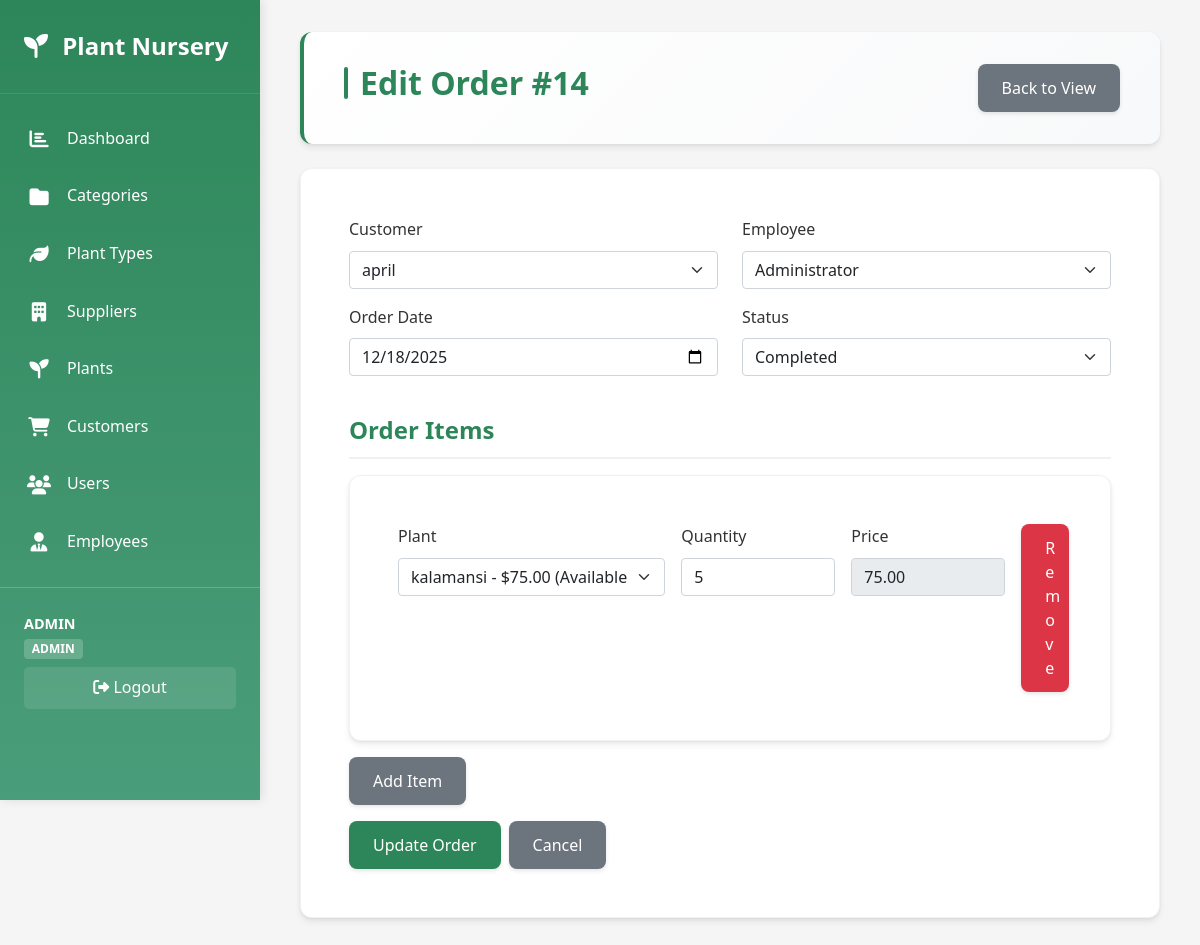
The page /order/edit.php?id=14 (signed in) on the database its author committed.
### tables this page shows
CREATE TABLE `order`  (
  `OrderID` int NOT NULL AUTO_INCREMENT,
  `CustomerID` int NULL DEFAULT NULL,
  `EmployeeID` int NULL DEFAULT NULL,
  `OrderDate` date NOT NULL,
  `TotalAmount` decimal(10, 2) NOT NULL DEFAULT 0.00,
  `Status` varchar(50) NULL DEFAULT 'Pending',
  `IsSuccessful` tinyint(1) NULL DEFAULT 0,
  PRIMARY KEY (`OrderID`) USING BTREE,
  INDEX `idx_customer`(`CustomerID` ASC) USING BTREE,
  INDEX `idx_employee`(`EmployeeID` ASC) USING BTREE,
  INDEX `idx_order_date`(`OrderDate` ASC) USING BTREE,
  INDEX `idx_status`(`Status` ASC) USING BTREE,
  CONSTRAINT `order_ibfk_1` FOREIGN KEY (`CustomerID`) REFERENCES `customer` (`CustomerID`) ON DELETE SET NULL ON UPDATE CASCADE,
  CONSTRAINT `order_ibfk_2` FOREIGN KEY (`EmployeeID`) REFERENCES `employee` (`EmployeeID`) ON DELETE SET NULL ON UPDATE CASCADE
);

CREATE TABLE `customer`  (
  `CustomerID` int NOT NULL AUTO_INCREMENT,
  `Name` varchar(100) NOT NULL,
  `Email` varchar(100) NULL DEFAULT NULL,
  `Phone` varchar(20) NULL DEFAULT NULL,
  `Address` varchar(255) NULL DEFAULT NULL,
  PRIMARY KEY (`CustomerID`) USING BTREE,
  INDEX `idx_name`(`Name` ASC) USING BTREE,
  INDEX `idx_email`(`Email` ASC) USING BTREE
);

CREATE TABLE `employee`  (
  `EmployeeID` int NOT NULL AUTO_INCREMENT,
  `Name` varchar(100) NOT NULL,
  `Role` varchar(50) NULL DEFAULT NULL,
  `Email` varchar(100) NULL DEFAULT NULL,
  `Phone` varchar(20) NULL DEFAULT NULL,
  PRIMARY KEY (`EmployeeID`) USING BTREE,
  INDEX `idx_name`(`Name` ASC) USING BTREE,
  INDEX `idx_email`(`Email` ASC) USING BTREE
);

CREATE TABLE `orderitem`  (
  `OrderItemID` int NOT NULL AUTO_INCREMENT,
  `OrderID` int NULL DEFAULT NULL,
  `PlantID` int NULL DEFAULT NULL,
  `Quantity` int NOT NULL DEFAULT 1,
  `Price` decimal(10, 2) NOT NULL,
  PRIMARY KEY (`OrderItemID`) USING BTREE,
  INDEX `idx_order`(`OrderID` ASC) USING BTREE,
  INDEX `idx_plant`(`PlantID` ASC) USING BTREE,
  CONSTRAINT `orderitem_ibfk_1` FOREIGN KEY (`OrderID`) REFERENCES `order` (`OrderID`) ON DELETE CASCADE ON UPDATE CASCADE,
  CONSTRAINT `orderitem_ibfk_2` FOREIGN KEY (`PlantID`) REFERENCES `plant` (`PlantID`) ON DELETE CASCADE ON UPDATE CASCADE
);

CREATE TABLE `plant`  (
  `PlantID` int NOT NULL AUTO_INCREMENT,
  `Name` varchar(100) NOT NULL,
  `ScientificName` varchar(120) NULL DEFAULT NULL,
  `PlantCategoryID` int NULL DEFAULT NULL,
  `PlantTypeID` int NULL DEFAULT NULL,
  `SupplierID` int NULL DEFAULT NULL,
  `QuantityAvailable` int NULL DEFAULT 0,
  `Price` decimal(10, 2) NOT NULL,
  `PlantImg` blob NULL,
  PRIMARY KEY (`PlantID`) USING BTREE,
  INDEX `idx_name`(`Name` ASC) USING BTREE,
  INDEX `idx_category`(`PlantCategoryID` ASC) USING BTREE,
  INDEX `idx_supplier`(`SupplierID` ASC) USING BTREE,
  INDEX `idx_planttype`(`PlantTypeID` ASC) USING BTREE,
  CONSTRAINT `plant_ibfk_1` FOREIGN KEY (`PlantCategoryID`) REFERENCES `plantcategory` (`PlantCategoryID`) ON DELETE SET NULL ON UPDATE CASCADE,
  CONSTRAINT `plant_ibfk_2` FOREIGN KEY (`SupplierID`) REFERENCES `supplier` (`SupplierID`) ON DELETE SET NULL ON UPDATE CASCADE,
  CONSTRAINT `plant_ibfk_3` FOREIGN KEY (`PlantTypeID`) REFERENCES `planttype` (`PlantTypeID`) ON DELETE SET NULL ON UPDATE CASCADE
);

### order/edit.php (the view, shortened to what this page needs)
<?php
require_once '../config/database.php';
$id = $_GET['id'];
$result1 = mysqli_query($conn, "SELECT * FROM customer ORDER BY Name");
$customers = mysqli_fetch_all($result1, MYSQLI_ASSOC);
$result2 = mysqli_query($conn, "SELECT * FROM employee ORDER BY Name");
$employees = mysqli_fetch_all($result2, MYSQLI_ASSOC);
$result3 = mysqli_query($conn, "SELECT * FROM plant ORDER BY Name");
$plants = mysqli_fetch_all($result3, MYSQLI_ASSOC);
$result = mysqli_query($conn, "SELECT * FROM `order` WHERE OrderID = $id");
$order = mysqli_fetch_assoc($result);
$result4 = mysqli_query($conn, "
    SELECT oi.*, p.Name as PlantName
    FROM orderitem oi
    LEFT JOIN plant p ON oi.PlantID = p.PlantID
    WHERE oi.OrderID = $id
");
$orderItems = mysqli_fetch_all($result4, MYSQLI_ASSOC);
include '../includes/header.php';
?>
<div class="page-header mb-4">
    <h2>Edit Order #<?php echo $id; ?></h2>
    <a href="view.php?id=<?php echo $id; ?>" class="btn btn-secondary">Back to View</a>
</div>
<div class="card">
    <div class="card-body">
        <form method="POST" id="orderForm">
            <div class="row">
                <div class="col-md-6 mb-3">
                    <label for="CustomerID" class="form-label">Customer</label>
                    <select class="form-select" id="CustomerID" name="CustomerID">
                        <?php foreach ($customers as $customer): ?>
                            <option value="<?php echo $customer['CustomerID']; ?>" <?php echo $customer['CustomerID'] == $order['CustomerID'] ? 'selected' : ''; ?>>
                                <?php echo htmlspecialchars($customer['Name']); ?>
                            </option>
                        <?php endforeach; ?>
                    </select>
                </div>
                <div class="col-md-6 mb-3">
                    <label for="EmployeeID" class="form-label">Employee</label>
                    <select class="form-select" id="EmployeeID" name="EmployeeID">
                        <?php foreach ($employees as $employee): ?>
                            <option value="<?php echo $employee['EmployeeID']; ?>" <?php echo $employee['EmployeeID'] == $order['EmployeeID'] ? 'selected' : ''; ?>>
                                <?php echo htmlspecialchars($employee['Name']); ?>
                            </option>
                        <?php endforeach; ?>
                    </select>
                </div>
            </div>
            <div class="row">
                <div class="col-md-6 mb-3">
                    <label for="OrderDate" class="form-label">Order Date</label>
                    <input type="date" class="form-control" id="OrderDate" name="OrderDate" value="<?php echo $order['OrderDate']; ?>" required>
                </div>
                <div class="col-md-6 mb-3">
                    <label for="Status" class="form-label">Status</label>
                    <select class="form-select" id="Status" name="Status">
                        <option value="Completed" <?php echo $order['Status'] === 'Completed' ? 'selected' : ''; ?>>Completed</option>
                    </select>
                </div>
            </div>
            <h3 class="mt-4 mb-3" style="color: var(--primary-color);">Order Items</h3>
            <div id="orderItems">
                <?php if (count($orderItems) > 0): ?>
                    <?php foreach ($orderItems as $index => $item):
                    ?>
                        <div class="order-item card mb-3">
                            <div class="card-body">
                                <div class="row g-3">
                                    <div class="col-md-5">
                                        <label class="form-label">Plant</label>
                                        <select name="items[<?php echo $index; ?>][PlantID]" class="form-select plant-select" required>
                                            <?php foreach ($plants as $plant):
                                                $itemAvailableQty = $plant['QuantityAvailable'];
                                                if ($order['Status'] === 'Completed' && $plant['PlantID'] == $item['PlantID']) {
                                                    $itemAvailableQty += $item['Quantity'];
                                                }
                                            ?>
                                                <option value="<?php echo $plant['PlantID']; ?>" data-price="<?php echo $plant['Price']; ?>" data-quantity="<?php echo $itemAvailableQty; ?>" <?php echo $plant['PlantID'] == $item['PlantID'] ? 'selected' : ''; ?>>
                                                    <?php echo htmlspecialchars($plant['Name'] . ' - $' . number_format($plant['Price'], 2) . ' (Available: ' . $itemAvailableQty . ')'); ?>
                                                </option>
                                            <?php endforeach; ?>
                                        </select>
                                    </div>
                                    <div class="col-md-3">
                                        <label class="form-label">Quantity</label>
                                        <input type="number" name="items[<?php echo $index; ?>][Quantity]" class="form-control quantity-input" min="1" value="<?php echo $item['Quantity']; ?>" required>
                                    </div>
                                    <div class="col-md-3">
                                        <label class="form-label">Price</label>
                                        <input type="number" name="items[<?php echo $index; ?>][Price]" class="form-control price-input" step="0.01" min="0" value="<?php echo $item['Price']; ?>" required readonly>
                                    </div>
                                    <div class="col-md-1 d-flex align-items-end">
                                        <button type="button" class="btn btn-danger btn-sm remove-item">Remove</button>
                                    </div>
                                </div>
                            </div>
                        </div>
                    <?php endforeach; ?>
                <?php endif; ?>
            </div>
            <button type="button" id="addItem" class="btn btn-secondary mb-3">Add Item</button>
            <div class="d-flex gap-2">
                <button type="submit" class="btn btn-primary">Update Order</button>
                <a href="view.php?id=<?php echo $id; ?>" class="btn btn-secondary">Cancel</a>
            </div>
        </form>
    </div>
</div>
<?php include '../includes/footer.php'; ?>

### assets/css/style.css (style rules this page uses)
* { margin: 0; padding: 0; box-sizing: border-box; }
:root { --primary-color: #2d8659; --secondary-color: #4a9d7a; --accent-color: #6bb896; --danger-color: #dc3545; --warning-color: #ffc107; --success-color: #28a745; --dark-color: #2c3e50; --light-color: #f8f9fa; --border-color: #dee2e6; --text-color: #333; --text-light: #666; }
body { font-family: 'Segoe UI', Tahoma, Geneva, Verdana, sans-serif; background-color: #f5f5f5; color: var(--text-color); line-height: 1.6; display: flex; min-height: 100vh; }
.page-header { background: linear-gradient(135deg, #ffffff 0%, #f8f9fa 100%); padding: 2rem 2.5rem; border-radius: 12px; box-shadow: 0 4px 6px rgba(0,0,0,0.07), 0 1px 3px rgba(0,0,0,0.06); margin-bottom: 2rem; display: flex; justify-content: space-between; align-items: flex-start; border-left: 4px solid var(--primary-color); flex-wrap: wrap; gap: 1rem; }
.page-header h2 { color: var(--primary-color); font-size: 2rem; font-weight: 700; margin: 0; display: flex; align-items: center; gap: 0.75rem; }
.page-header h2::before { content: ''; width: 4px; height: 2rem; background: var(--primary-color); border-radius: 2px; }
.btn { display: inline-block; padding: 0.75rem 1.5rem; border: none; border-radius: 8px; text-decoration: none; font-weight: 500; cursor: pointer; transition: all 0.3s ease; font-size: 1rem; box-shadow: 0 2px 4px rgba(0,0,0,0.1); position: relative; overflow: hidden; }
.btn::before { content: ''; position: absolute; top: 50%; left: 50%; width: 0; height: 0; border-radius: 50%; background: rgba(255,255,255,0.3); transform: translate(-50%, -50%); transition: width 0.6s, height 0.6s; }
.btn-primary { background-color: var(--primary-color); color: white; }
.btn-danger { background-color: var(--danger-color); color: white; }
.btn-secondary { background-color: #6c757d; color: white; }
.card { background: white; border-radius: 12px; box-shadow: 0 4px 6px rgba(0,0,0,0.07), 0 1px 3px rgba(0,0,0,0.06); padding: 2rem; margin-bottom: 2rem; transition: box-shadow 0.3s ease, transform 0.2s ease; border: 1px solid rgba(0,0,0,0.05); }
.card h3 { color: var(--primary-color); margin-top: 0; margin-bottom: 1.5rem; font-size: 1.5rem; font-weight: 600; border-bottom: 2px solid #f0f0f0; padding-bottom: 0.75rem; }
select { padding: 0.75rem 1rem; border: 2px solid var(--border-color); border-radius: 8px; font-size: 1rem; background: white; color: var(--text-color); cursor: pointer; transition: all 0.3s ease; appearance: none; background-repeat: no-repeat; background-position: right 1rem center; padding-right: 2.5rem; }
.gap-2 { gap: 0.5rem !important; }

### rows shown on the page
order: CustomerID "april", EmployeeID "Administrator", OrderDate "12/18/2025", Status "Completed"
orderitem: PlantID.Price "kalamansi - $75.00 (Available: 182)", Quantity "5", Price "75.00"

### other values the page prints
$_SESSION['username'] "ADMIN"
$_SESSION['role'] "ADMIN"
$id "14"
